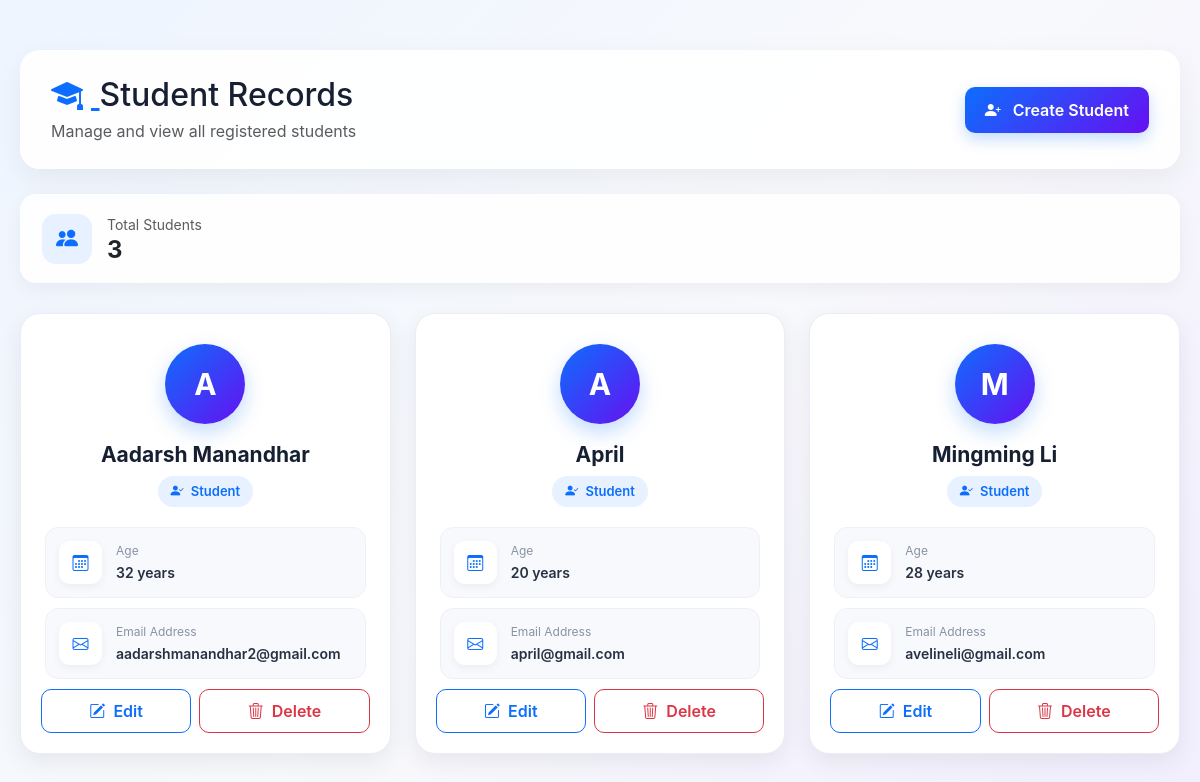
Before: / with the older database file.
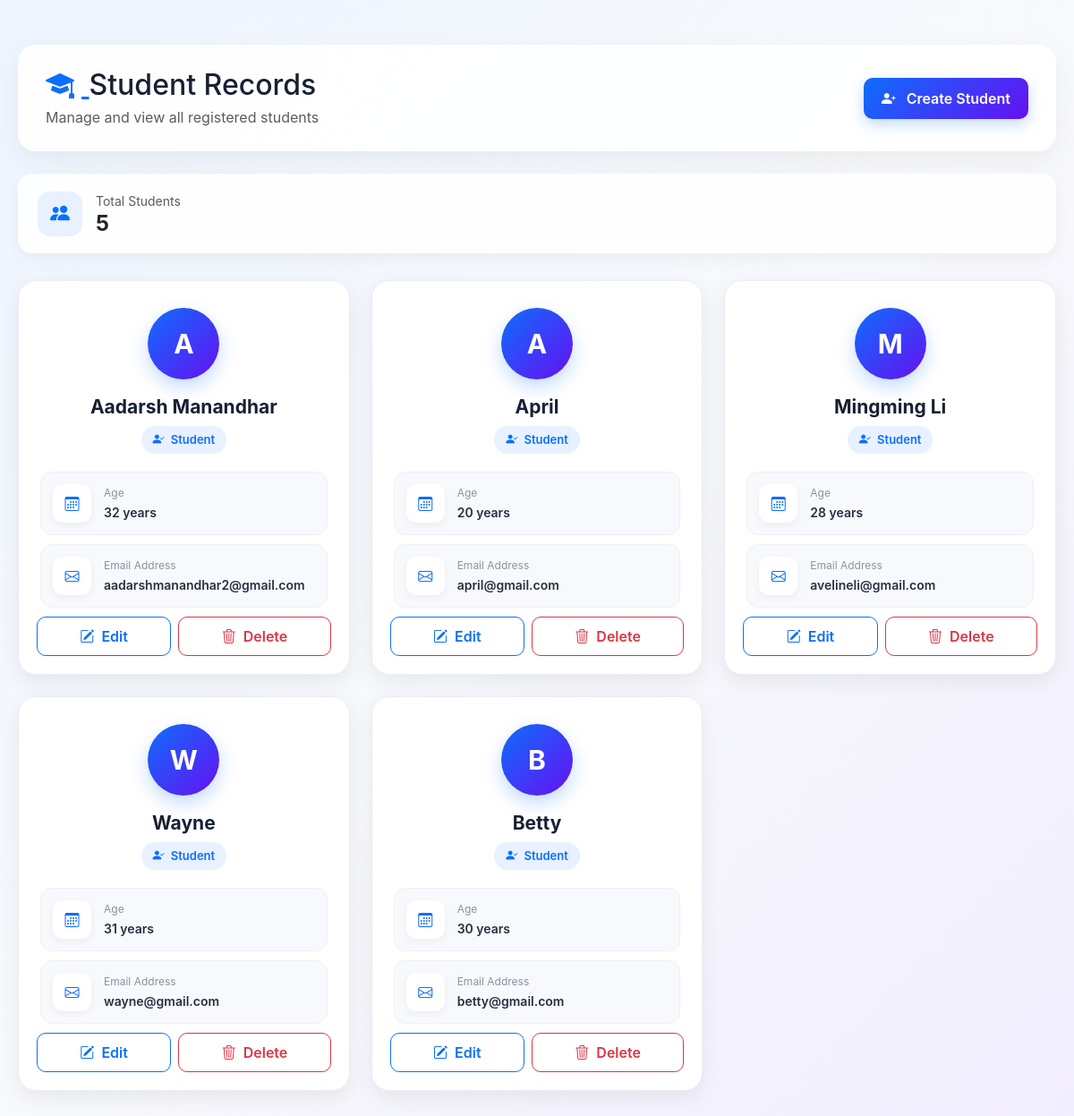
After: the same page with the newer database file.
### srs_app/models.py (models this page shows, shortened)
class Student(models.Model):
    name = models.CharField(max_length = 100)
    age = models.IntegerField()
    email = models.EmailField()

### srs_app/views.py (the view)
# urls.py: path("", views.student_list, name="student-list"),
def student_list(request):
    students = Student.objects.all()
    return render(
        request,
        "base.html",
        {"students": students},
    )

### templates/base.html (shortened to what this page needs)
{% load static %}
<!DOCTYPE html>
<html lang="en">
<head>
    <link href="{% static 'css/bootstrap.min.css' %}" rel="stylesheet">
    <link rel="stylesheet" href="https://cdn.jsdelivr.net/npm/bootstrap-icons@1.11.3/font/bootstrap-icons.min.css">
</head>
<body>
    <div class="main-container">
        <div class="page-header">
            <div>
                <h1>
                    <a href="/">
                        <i class="bi bi-mortarboard-fill text-primary me-2"></i>
                    </a>
                    Student Records
                </h1>
                <p class="text-muted mb-0">
                    Manage and view all registered students
                </p>
            </div>
            <a href="create/" class="btn btn-primary create-student-btn">
                <i class="bi bi-person-plus-fill me-2"></i>
                Create Student
            </a>
        </div>
        <div class="student-summary">
            <div class="summary-content">
                <div class="summary-icon">
                    <i class="bi bi-people-fill"></i>
                </div>
                <div>
                    <small class="text-muted">
                        Total Students
                    </small>
                    <h4 class="mb-0 fw-bold">
                        {{ students|length }}
                    </h4>
                </div>
            </div>
        </div>
        <div class="row g-4">
            {% for student in students %}
            <div class="col-md-6 col-lg-4">
                <div class="student-card">
                    <div class="student-header text-center">
                        <div class="student-avatar">
                            {{ student.name|first|upper }}
                        </div>
                        <div class="student-name">
                            {{ student.name }}
                        </div>
                        <span class="student-badge">
                            <i class="bi bi-person-check-fill me-1"></i>
                            Student
                        </span>
                    </div>
                    <div class="card-body px-4">
                        <div class="student-info">
                            <div class="info-item">
                                <div class="info-icon">
                                    <i class="bi bi-calendar3"></i>
                                </div>
                                <div class="info-content">
                                    <small>
                                        Age
                                    </small>
                                    <p>
                                        {{ student.age }} years
                                    </p>
                                </div>
                            </div>
                            <div class="info-item">
                                <div class="info-icon">
                                    <i class="bi bi-envelope"></i>
                                </div>
                                <div class="info-content">
                                    <small>
                                        Email Address
                                    </small>
                                    <p>
                                        {{ student.email }}
                                    </p>
                                </div>
                            </div>
                        </div>
                    </div>
                    <div class="card-footer">
                        <div class="d-flex gap-2">
                            <a href="update/{{ student.id }}/" class="btn btn-outline-primary flex-fill action-btn">
                                <i class="bi bi-pencil-square me-1"></i>
                                Edit
                            </a>
                            <a href="delete/{{ student.pk }}/" class="btn btn-outline-danger flex-fill action-btn">
                                <i class="bi bi-trash3 me-1"></i>
                                Delete
                            </a>
                        </div>
                    </div>
                </div>
            </div>
            {% endfor %}
            <div class="container py-5">
            </div>
        </div>
</body>
</html>

### templates/base.html (style rules this page uses)
body { margin: 0; min-height: 100vh; background: linear-gradient(135deg, #eef5ff 0%, #f8f9fc 50%, #f1edff 100%); font-family: -apple-system, BlinkMacSystemFont, "Segoe UI", Roboto, Arial, sans-serif; color: #212529; }
.main-container { max-width: 1200px; margin: auto; padding: 50px 20px; }
.page-header { display: flex; justify-content: space-between; align-items: center; padding: 25px 30px; margin-bottom: 25px; background: rgba(255, 255, 255, 0.9); border-radius: 20px; border: 1px solid rgba(255, 255, 255, 0.8); box-shadow: 0 10px 30px rgba(0, 0, 0, 0.06); }
.page-header h1 { font-size: 32px; margin: 0; color: #172033; }
.page-header p { margin-top: 5px; }
.create-student-btn { padding: 11px 20px; border: none; border-radius: 10px; font-weight: 600; background: linear-gradient(135deg, #0d6efd, #6610f2); box-shadow: 0 6px 15px rgba(13, 110, 253, 0.25); transition: 0.3s; }
.student-summary { display: flex; align-items: center; padding: 18px 22px; margin-bottom: 30px; background: rgba(255, 255, 255, 0.9); border-radius: 16px; box-shadow: 0 6px 20px rgba(0, 0, 0, 0.05); }
.summary-content { display: flex; align-items: center; gap: 15px; }
.summary-icon { width: 50px; height: 50px; display: flex; align-items: center; justify-content: center; border-radius: 14px; background: #e7f1ff; color: #0d6efd; font-size: 22px; }
.student-card { height: 100%; background: #ffffff; border-radius: 20px; overflow: hidden; border: 1px solid #e9edf5; box-shadow: 0 8px 25px rgba(0, 0, 0, 0.07); transition: transform 0.3s ease, box-shadow 0.3s ease; }
.student-header { padding-top: 30px; }
.student-avatar { width: 80px; height: 80px; margin: auto; display: flex; align-items: center; justify-content: center; border-radius: 50%; background: linear-gradient(135deg, #0d6efd, #6610f2); color: white; font-size: 30px; font-weight: 700; box-shadow: 0 8px 20px rgba(13, 110, 253, 0.25); }
.student-name { margin-top: 15px; font-size: 21px; font-weight: 700; text-align: center; color: #172033; }
.student-badge { display: inline-block; margin-top: 5px; padding: 6px 13px; border-radius: 20px; background: #e7f1ff; color: #0d6efd; font-size: 13px; font-weight: 600; }
.student-info { margin-top: 20px; }
.info-item { display: flex; align-items: center; gap: 14px; padding: 13px; margin-bottom: 10px; background: #f7f9fc; border: 1px solid #edf0f5; border-radius: 13px; transition: 0.2s; }
.info-icon { width: 43px; height: 43px; flex-shrink: 0; display: flex; align-items: center; justify-content: center; border-radius: 11px; background: #ffffff; color: #0d6efd; box-shadow: 0 3px 8px rgba(0, 0, 0, 0.05); }
.info-content { min-width: 0; }
.info-content small { display: block; color: #8993a4; font-size: 12px; margin-bottom: 2px; }
.info-content p { margin: 0; font-size: 14px; font-weight: 600; color: #273142; overflow-wrap: anywhere; }
.student-card .card-footer { padding: 0 20px 20px; background: transparent; border: none; }
.action-btn { padding: 9px; border-radius: 10px; font-weight: 600; transition: 0.2s; }

Changed rows visible on the page:
added Student: name|first "W", name "Wayne", age "31", email "wayne@gmail.com"
added Student: name|first "B", name "Betty", age "30", email "betty@gmail.com"
Other visible differences:
{{ students|length }}: "3" → "5"
